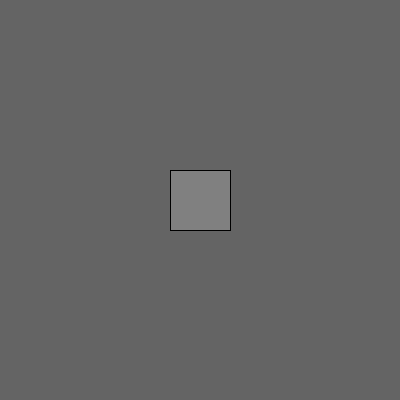
Frame 1 (no input)
Frame 60 (the mouse pressed at the canvas centre just before this capture): identical to frame 1, image omitted
Frame 120 (the mouse held since frame 60 and released just before this capture): identical to frame 1, image omitted

The Processing sketch that drew this single still picture (run headless with seeded random() and noise(); from frame 60 on, the mouse is pressed at the canvas centre):

// Processing sketch: Colour
// ── Colour.pde
float x;
float y;
float rectLength = 60;
float speed = 1;
float red = 128;

void setup()
{
  size(400, 400);
  rectMode(CENTER);
  x = width/2;
  y = height/2;
  fill(0);
}

void draw()
{
  background(100);
  fill(red, 128, 128);
  rect(x, y, rectLength, rectLength);
}

void keyPressed()
{
  if (keyCode == UP || key == 'w')
  {
    y -= speed;
  }
  
  else if (keyCode == DOWN || key == 's')
  {
    y += speed;
  }
  
  if (keyCode == LEFT || key == 'a')
  {
    x -= speed;
  }
  
  else if (keyCode == RIGHT || key == 'd')
  {
    x += speed;
  }
  
  if (key == 'R')
  {
    red += 10;
  }
  
  if (key == 'r')
  {
    red -= 10;
  }
}
